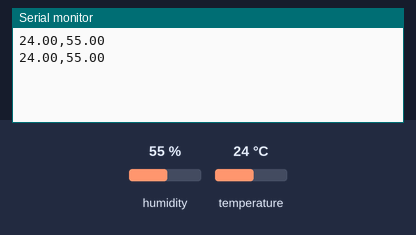
Simulated run of this sketch. Board: Arduino Uno, built with avr-gcc and run on an emulated ATmega328P. Shown: the last lines printed to the serial monitor. The test bench sets the inputs (shaded band); at power-on: humidity 55 %, temperature 24 °C.

Above: at 4.8 s.
4.9 s: humidity set to 22 %
At 6.4 s:
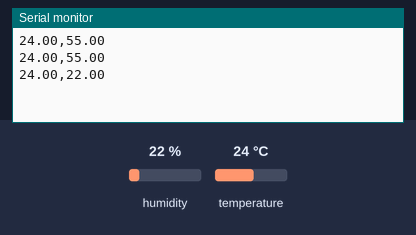
7.9 s: temperature set to 12 °C
At 8.8 s:
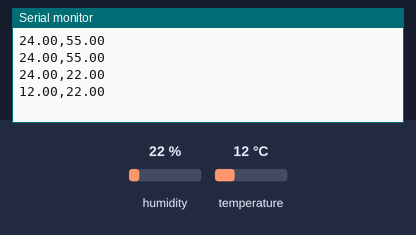
10.9 s: humidity set to 40 %
At 13.6 s:
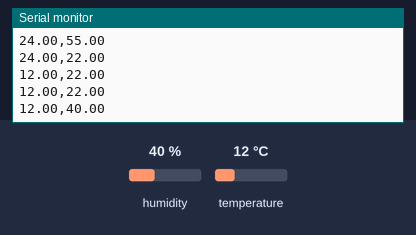
Timing chart, 0 to 15.1 s (numbered marks = the images above; inputs shaded):
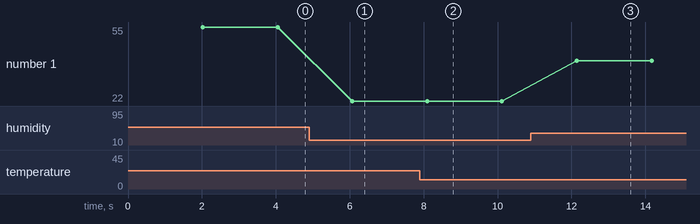

The sketch:

arduino_dht11.ino
```cpp
#include "DHT.h"

#define DHT_PIN 2
#define DHT_TYPE 11

DHT dht(DHT_PIN,DHT_TYPE);

void setup(){
    Serial.begin(9600);
    dht.begin();
}

void loop(){
    delay(2000);
    float t=dht.readTemperature();
    float h=dht.readHumidity();

    Serial.print(t);
    Serial.print(",");
    Serial.println(h);
}
```

Measured:
- after the input at 4.9 s, the serial monitor: prints a new line after 1.2 s (image 1)
- after the input at 7.9 s, the serial monitor: prints a new line after 0.20 s (image 2)
- after the input at 10.9 s, the serial monitor: prints a new line after 1.2 s (image 3)
- plotted number 1: 55 → 22 after the input at 4.9 s, 22 → 40 after the input at 10.9 s
